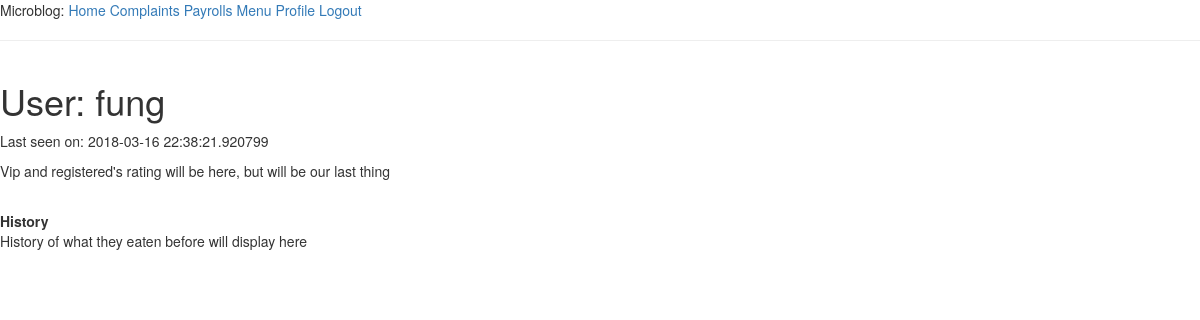
The app's page /user/fung (signed in), older data.
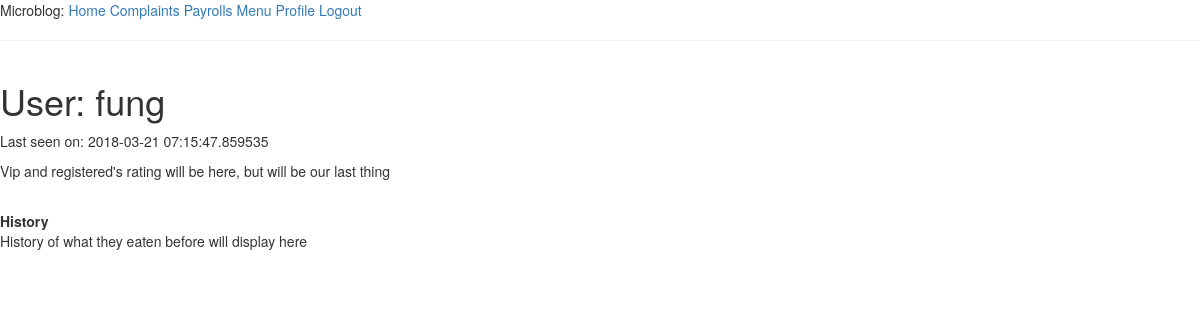
The same page, newer data.
### app/models.py (models this page shows, shortened)
class User(UserMixin, db.Model):
	id = db.Column(db.Integer, primary_key=True)
	username = db.Column(db.String(64), index=True, unique=True)
	email = db.Column(db.String(120), index=True, unique=True)
	urole = db.Column(db.Integer, index=True)
	password_hash = db.Column(db.String(128))
	about_me = db.Column(db.String(140))
	last_seen = db.Column(db.DateTime, default=datetime.utcnow)
	def get_id(self):
		return self.id
	def get_urole(self):
		return self.urole

### app/routes.py (the view)
@app.route('/user/<username>')
@login_required(role=1)
def user(username):
	user = User.query.filter_by(username=username).first_or_404()
	return render_template('user.html', user=user)

### app/models.py (called while the page is built)
@login.user_loader
def load_user(id):
	return User.query.get(int(id))

### app/routes.py (called while the page is built)
def login_required(role):
	def wrapper(fn):
		@wraps(fn)
		def decorated_view(*args, **kwargs):
			if not current_user.is_authenticated:
				return redirect(url_for('login',next=request.url))
			urole = current_user.get_urole()
			if  (urole < role) :
				return current_app.login_manager.unauthorized()
			return fn(*args, **kwargs)
		return decorated_view
	return wrapper

@app.before_request
def before_request():
	if current_user.is_authenticated:
		current_user.last_seen = datetime.utcnow()
		db.session.commit()

### app/templates/user.html (shortened to what this page needs)
{% extends "base.html" %}
{% block content %}
	<table>
		<tr valign="top">
			<td>
				<h1>User: {{ user.username }}</h1>
				{% if user.last_seen %}
					<p>Last seen on: {{ user.last_seen }}</p>
				{% endif %}
				<p>Vip and registered's rating will be here, but will be our last thing</p>
			</td>
		</tr>
	</table>
	<br/>
	<body>
		<b>History</b>
		<p>History of what they eaten before will display here</p>
	</body>
{% endblock %}

### app/templates/base.html (shortened to what this page needs)
<!DOCTYPE html>
<html>
<head>
	<link rel="stylesheet" href="https://maxcdn.bootstrapcdn.com/bootstrap/3.3.7/css/bootstrap.min.css">
<link rel="stylesheet" href="https://maxcdn.bootstrapcdn.com/bootstrap/3.3.7/css/bootstrap-theme.min.css">
</head>
<body>
	<div>Microblog:
		<a href="{{ url_for('index')}}">Home</a>
		{% if current_user.urole == 4 and current_user.is_authenticated %}
			<a href="{{ url_for('complaints')}}">Complaints</a>
			<a href="{{ url_for('payroll')}}">Payrolls</a>
		{% endif %}
		<a href="{{ url_for('menu')}}">Menu</a>
		{% if current_user.is_anonymous %}
		<a href="{{ url_for('login')}}">Login</a>
		{% else %}
		<a href="{{ url_for('user',username=current_user.username) }}">Profile</a>
		<a href="{{ url_for('logout')}}">Logout</a>
		{% endif %}
	</div>
	<hr>
	{% block content %}
	{% endblock %}
</body>
</html>

Row changes from the older to the newer data that the page shows:
changed User "fung": last_seen "2018-03-16 22:38:21.920799" → "2018-03-21 07:15:47.859535"
